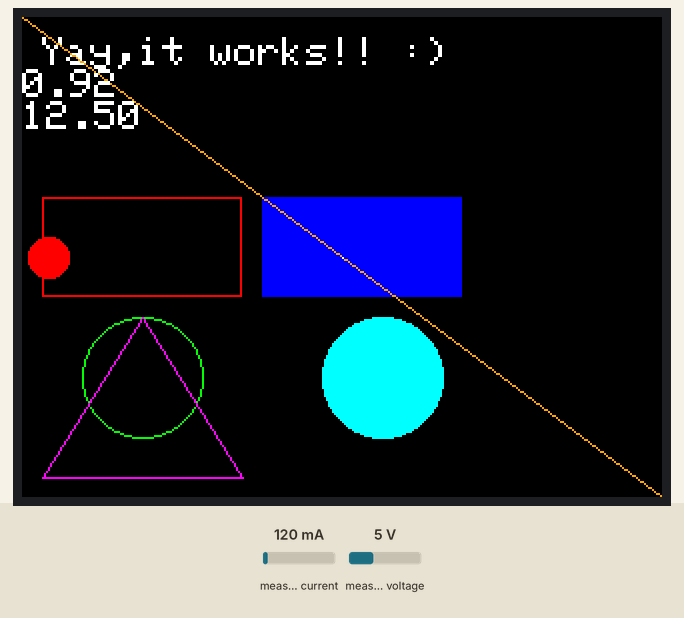
Bench run of a program on a simulated Teensy 4. Shown: 320×240 colour display. Wiring (inferred from the names in the program): INA219 current sensor at I2C address 0x40. The test bench sets the inputs (shaded band); at power-on: measured current 120 mA, measured voltage 5 V.

Above: at 0.39 s.
At 5.27 s:
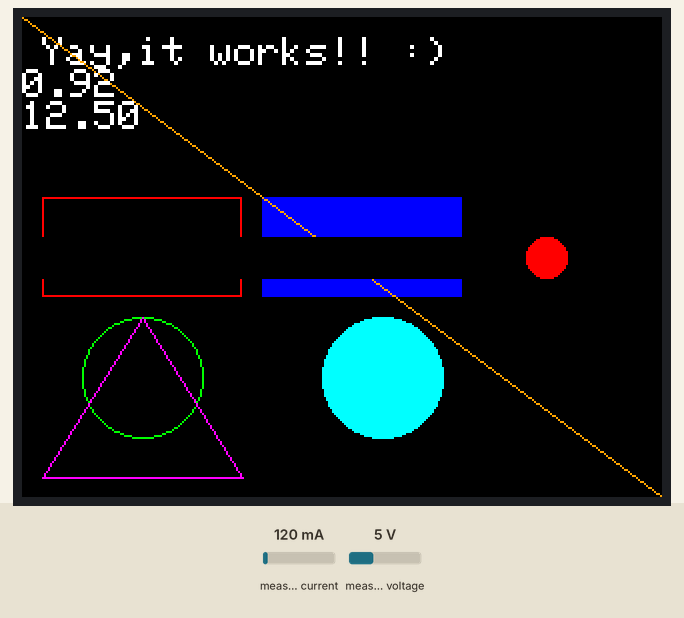
At 10.14 s:
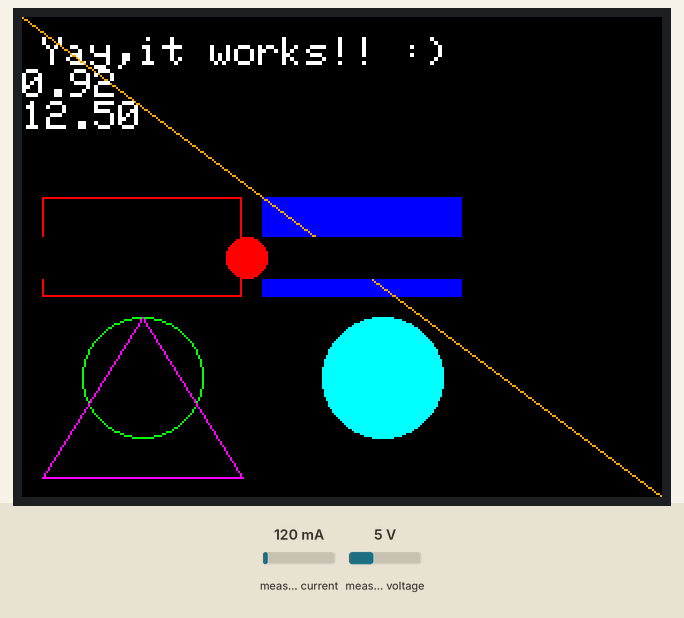
At 19.9 s:
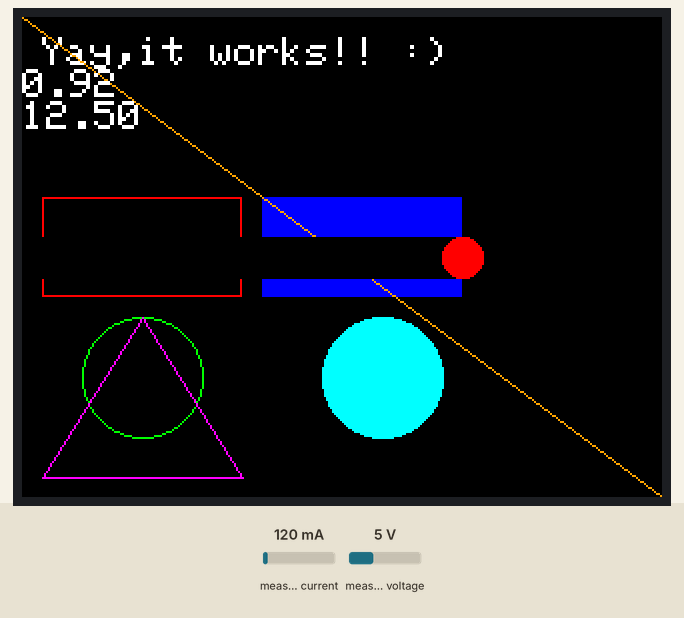
At 29.66 s:
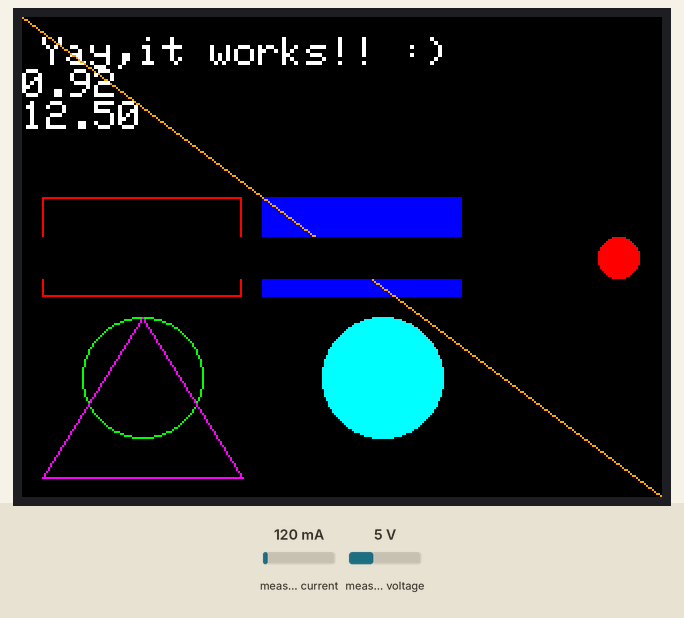
At 39.72 s:
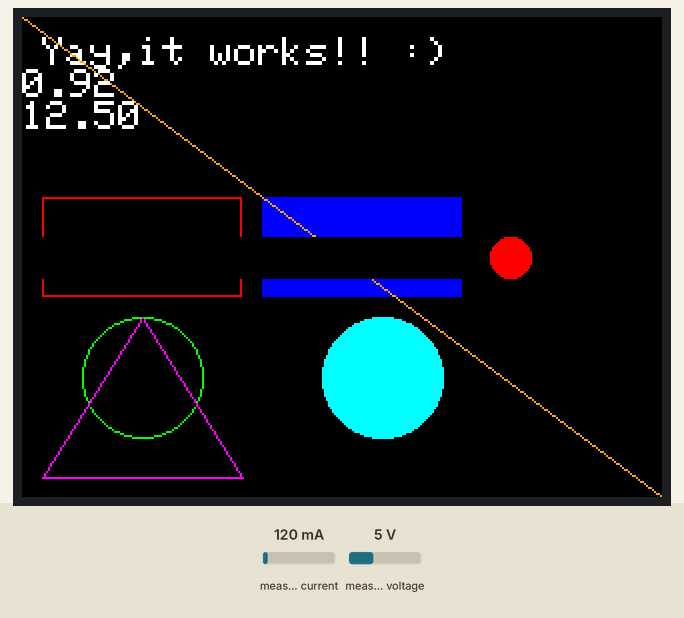

The program:

main.cpp
```cpp
#include <Arduino.h>
#include "INA230.cpp"
#include "INA230.hpp"


#include <Adafruit_GFX.h>
#include <Adafruit_ILI9341.h>
#include <SPI.h>

#define TFT_CS   10
#define TFT_DC    9
#define TFT_RST   8

Adafruit_ILI9341 tft = Adafruit_ILI9341(TFT_CS, TFT_DC, TFT_RST);
INA230 value_d = INA230();

void setup() {
  tft.begin();
  tft.setRotation(1);

  tft.fillScreen(ILI9341_BLACK);

  tft.setTextColor(ILI9341_WHITE);
  tft.setTextSize(2);
  tft.setCursor(10, 10);
  tft.println("Yay,it works!! :)");

  tft.drawRect(10, 90, 100, 50, ILI9341_RED);
  tft.fillRect(120, 90, 100, 50, ILI9341_BLUE);
  tft.drawCircle(60, 180, 30, ILI9341_GREEN);
  tft.fillCircle(180, 180, 30, ILI9341_CYAN);
  tft.drawTriangle(10, 230, 60, 150, 110, 230, ILI9341_MAGENTA);
  tft.drawLine(0, 0, 319, 239, tft.color565(255, 165, 0));
  tft.drawPixel(160, 120, ILI9341_WHITE);
  value_d.readCurrent(0x40);
  value_d.readBusVoltage(0x40);
  tft.println(value_d.readCurrent(0x40));
  tft.println(value_d.readBusVoltage(0x40));


}

void loop() {
  static int x = 10;
  static int dir = 1;

  tft.fillCircle(x, 120, 10, ILI9341_BLACK);
  x += dir * 3;
  if (x > 310 || x < 10) dir *= -1;
  tft.fillCircle(x, 120, 10, ILI9341_RED);

  delay(16);
}
```
